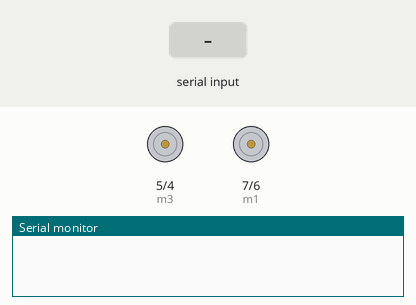
Recording of a sketch running on a simulated Arduino Uno, built with avr-gcc and run on an emulated ATmega328P. Parts: motor-driver pin pairs drawn as motors (green arrow = first pin HIGH = forward, orange = second pin HIGH = backward, longer = more drive), the last lines printed to the serial monitor. The test bench sets the inputs (shaded band).

Above: at 1.2 s.
1.3 s: "F" received over the second serial link
At 3.4 s:
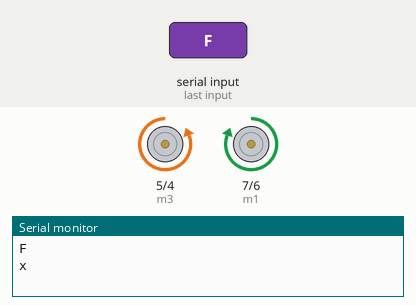
3.8 s: "B" received over the second serial link
At 5.3 s:
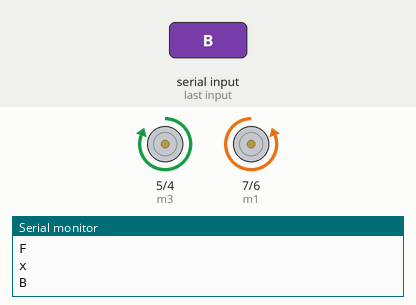
6.2 s: "R" received over the second serial link
At 8.4 s:
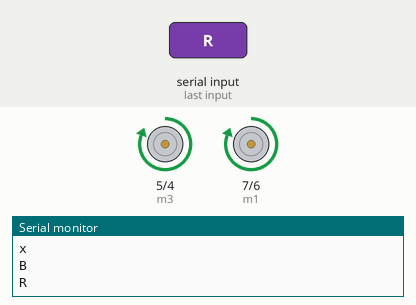
8.7 s: "L" received over the second serial link
At 10.2 s:
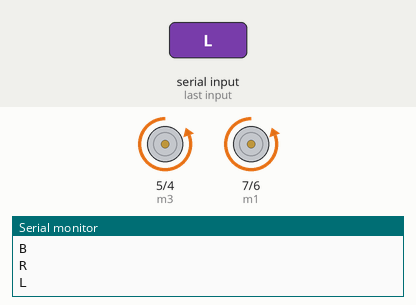
Timing chart, 0 to 11.7 s (numbered marks = the images above; inputs shaded):
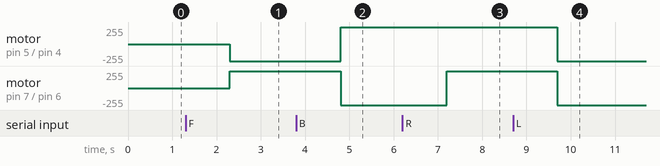

The sketch:

VOICE_CONTROLLED_BOT.ino
```cpp
#include<SoftwareSerial.h>
SoftwareSerial Bluetooth(2,3);
String data;
int m4=4;
int m3=5;
int m2=6;
int m1=7;
void setup() {
  // put your setup code here, to run once:
Bluetooth.begin(9600);
Serial.begin(9600);
pinMode(m1,OUTPUT);
pinMode(m2,OUTPUT);
pinMode(m3,OUTPUT);
pinMode(m4,OUTPUT);
}

void loop() {
  // put your main code here, to run repeatedly:
if(Bluetooth.available()>0)
{
  data=Bluetooth.readString();
  Serial.println(data);

  if(data=="F" || data=="forward" ){
    digitalWrite(m2, LOW);
    digitalWrite(m1, HIGH);
    digitalWrite(m3, LOW);
    digitalWrite(m4, HIGH);
    Serial.println("x");
  }

  if(data=="B" || data=="backward"){
    digitalWrite(m2, HIGH);
    digitalWrite(m1, LOW);
    digitalWrite(m4, LOW);
    digitalWrite(m3, HIGH);
  }

  if(data=="R" || data=="right"){
    digitalWrite(m1, HIGH);
    digitalWrite(m2, LOW);
    digitalWrite(m3, HIGH);
    digitalWrite(m4, LOW);
  }

  if(data=="L" || data=="left"){
    digitalWrite(m1, LOW);
    digitalWrite(m2, HIGH);
    digitalWrite(m3, LOW);
    digitalWrite(m4, HIGH);
  }

  if(data=="S" || data=="stop"){
    digitalWrite(m2, LOW);
    digitalWrite(m1, LOW);
    digitalWrite(m3, LOW);
    digitalWrite(m4, LOW);
  }
}
}
```

Measured:
- after the input at 1.3 s, motor on pin 5 (m3) / pin 4 (m4): stopped → backward 255/255 after 1.0 s; motor on pin 7 (m1) / pin 6 (m2): stopped → forward 255/255 after 1.0 s
- after the input at 3.8 s, motor on pin 5 (m3) / pin 4 (m4): backward 255/255 → forward 255/255 after 1.0 s; motor on pin 7 (m1) / pin 6 (m2): forward 255/255 → backward 255/255 after 1.0 s
- after the input at 6.2 s, motor on pin 7 (m1) / pin 6 (m2): backward 255/255 → forward 255/255 after 1.0 s
- after the input at 8.7 s, motor on pin 5 (m3) / pin 4 (m4), motor on pin 7 (m1) / pin 6 (m2): forward 255/255 → backward 255/255 after 1.0 s
